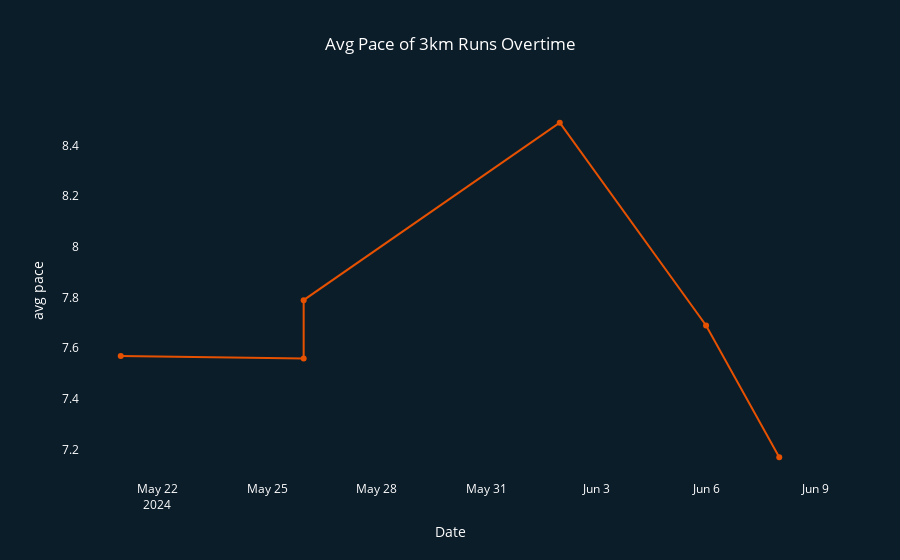

Notebook code cell kept with this figure:
### Code cell
# AVG PACE OF 3KM RUNS OVERTIME

fig = px.line(runs_3k, 
              x='start_date', 
              y='avg pace', 
              markers=True, 
              title="Avg Pace of 3km Runs Overtime",
              )
fig.update_traces(line_color="rgb(230, 81, 0)",
                  marker_color="rgb(230, 81, 0)",
                  marker_line_color='rgb(230, 81, 0)'
                  )

fig.update_layout(paper_bgcolor='rgb(12, 29, 42)', 
                  plot_bgcolor='rgb(12, 29, 42)', 
                  font=dict(color='white'),
                  title_x=0.5,
                  xaxis_title='Date',
                  )

fig.update_xaxes(showgrid=False, zeroline=False)
fig.update_yaxes(showgrid=False, zeroline=False)

fig.show()

### Figure 1 — Plotly figure (JSON) as saved in the notebook; plotly's stock layout.template omitted (floating-point values rounded to 4 significant figures)
{"data": [{"hovertemplate": "start_date=%{x}<br>avg pace=%{y}<extra></extra>", "legendgroup": "", "line": {"color": "rgb(230, 81, 0)", "dash": "solid"}, "marker": {"color": "rgb(230, 81, 0)", "line": {"color": "rgb(230, 81, 0)"}, "symbol": "circle"}, "mode": "lines+markers", "name": "", "orientation": "v", "showlegend": false, "type": "scatter", "x": ["2024-05-21", "2024-05-26", "2024-05-26", "2024-06-02", "2024-06-06", "2024-06-08"], "xaxis": "x", "y": [7.57, 7.56, 7.79, 8.49, 7.69, 7.17], "yaxis": "y"}], "layout": {"font": {"color": "white"}, "legend": {"tracegroupgap": 0}, "paper_bgcolor": "rgb(12, 29, 42)", "plot_bgcolor": "rgb(12, 29, 42)", "title": {"text": "Avg Pace of 3km Runs Overtime", "x": 0.5}, "xaxis": {"anchor": "y", "domain": [0, 1], "showgrid": false, "title": {"text": "Date"}, "zeroline": false}, "yaxis": {"anchor": "x", "domain": [0, 1], "showgrid": false, "title": {"text": "avg pace"}, "zeroline": false}}}
